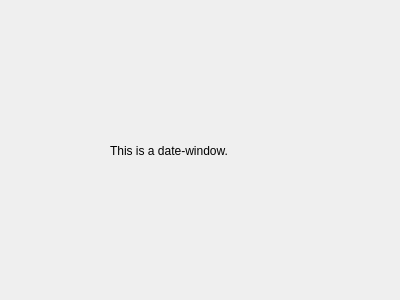
<?xml version="1.0" encoding="UTF-8"?>
<ui version="4.0">
 <class>Data_window</class>
 <widget class="QDialog" name="Data_window">
  <property name="geometry">
   <rect>
    <x>0</x>
    <y>0</y>
    <width>400</width>
    <height>300</height>
   </rect>
  </property>
  <property name="windowTitle">
   <string>Dialog</string>
  </property>
  <widget class="QLabel" name="label">
   <property name="geometry">
    <rect>
     <x>110</x>
     <y>90</y>
     <width>231</width>
     <height>121</height>
    </rect>
   </property>
   <property name="text">
    <string>This is a date-window.</string>
   </property>
  </widget>
 </widget>
 <resources/>
 <connections/>
</ui>
